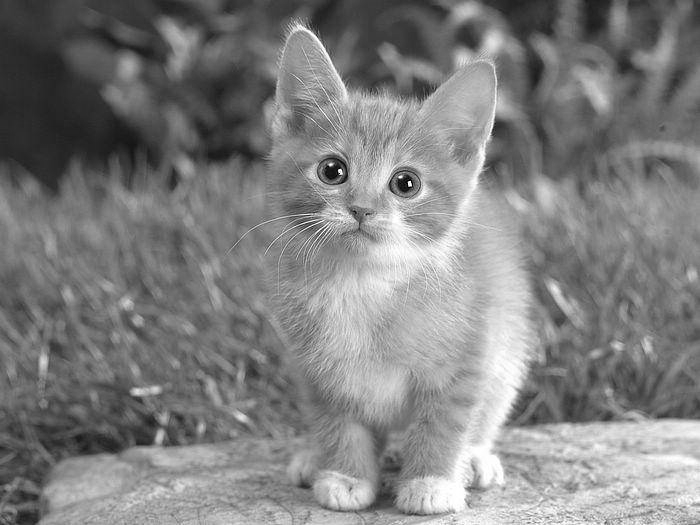
#> input picture Termin2/catG.png, 700 x 525 px
$ python aufgabenblatt2_1.py
#> lines starting #> are read from the running program, lines starting #| are printed output that depends on the picture; long printed decimals are rounded
#!/usr/bin/env python3
# -*- coding: utf-8 -*-

import numpy as np
import matplotlib.pyplot as plt
from skimage.io import imread, imsave
img = imread("./catG.png")
#> img is the input picture: shape (525, 700); min 0, max 255, mean 128
plt.imshow(img, cmap="Greys_r")

# Aufgabe 1

x = len(img) # höhe des bildes => 525
#> x = 525
y = len(img[0]) # breite des bildes => 700
#> y = 700
pixel_count =  x*y # anzahl der pixel
#> pixel_count = 367500

print(pixel_count)
#| 367500

max_pix = max(map(lambda x: max(x), img)) # maximum des bildes => 255
#> max_pix = 255
min_pix = min(map(lambda x: min(x), img)) # minimum des bildes =>
#> min_pix = 0
mean_pix =  sum(map(lambda x: sum(x), img)) / pixel_count
#> mean_pix = 128

print(max_pix)
#| 255
print(min_pix)
#| 0
print(mean_pix)
#| 128.047
plt.imshow(img, cmap="Greys_r")
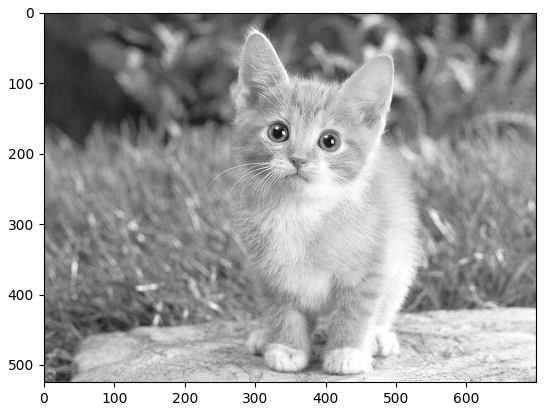
#> figure drawn by matplotlib, 1 panel

$ run again, with Termin2/agri6.png copied over Termin2/catG.png
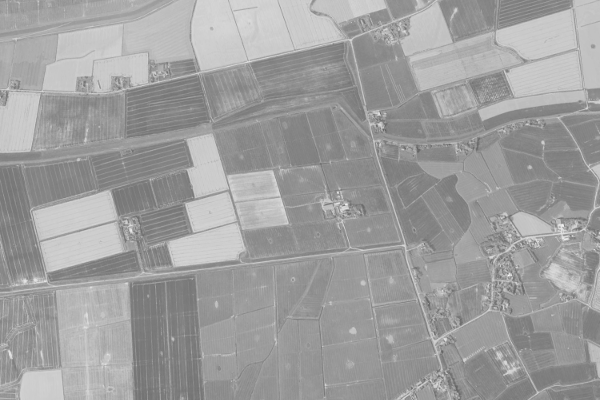
#> input picture Termin2/agri6.png, 600 x 400 px
#> img is the input picture: shape (400, 600); min 98, max 250, mean 158.6
#> x = 400
#> y = 600
#> pixel_count = 240000
#| 240000
#> max_pix = 250
#> min_pix = 98
#> mean_pix = 158.6
#| 250
#| 98
#| 158.591
#> `plt.imshow(img, cmap="Greys_r")`:
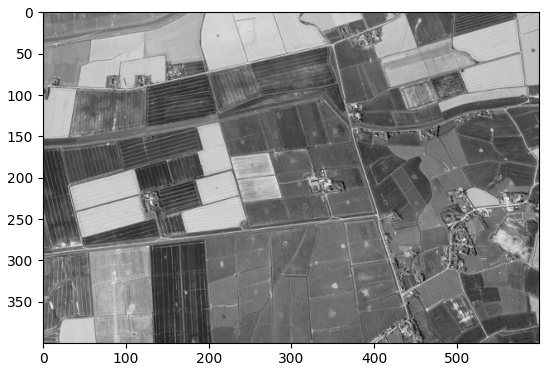
#> figure drawn by matplotlib, 1 panel

$ run again, with Termin2/urban1.png copied over Termin2/catG.png
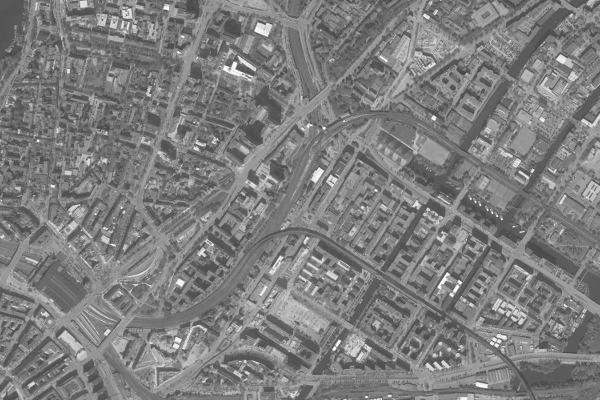
#> input picture Termin2/urban1.png, 600 x 400 px
#> img is the input picture: shape (400, 600); min 70, max 255, mean 126
#> x = 400
#> y = 600
#> pixel_count = 240000
#| 240000
#> max_pix = 255
#> min_pix = 70
#> mean_pix = 126
#| 255
#| 70
#| 125.986
#> `plt.imshow(img, cmap="Greys_r")`:
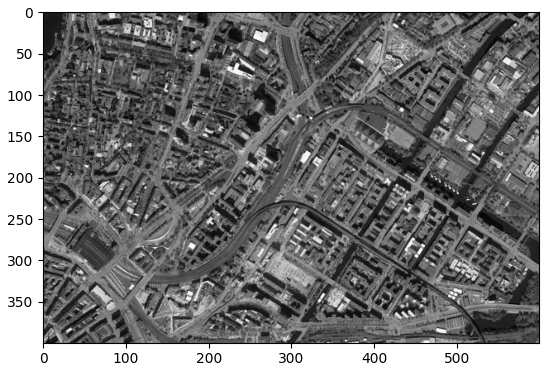
#> figure drawn by matplotlib, 1 panel
